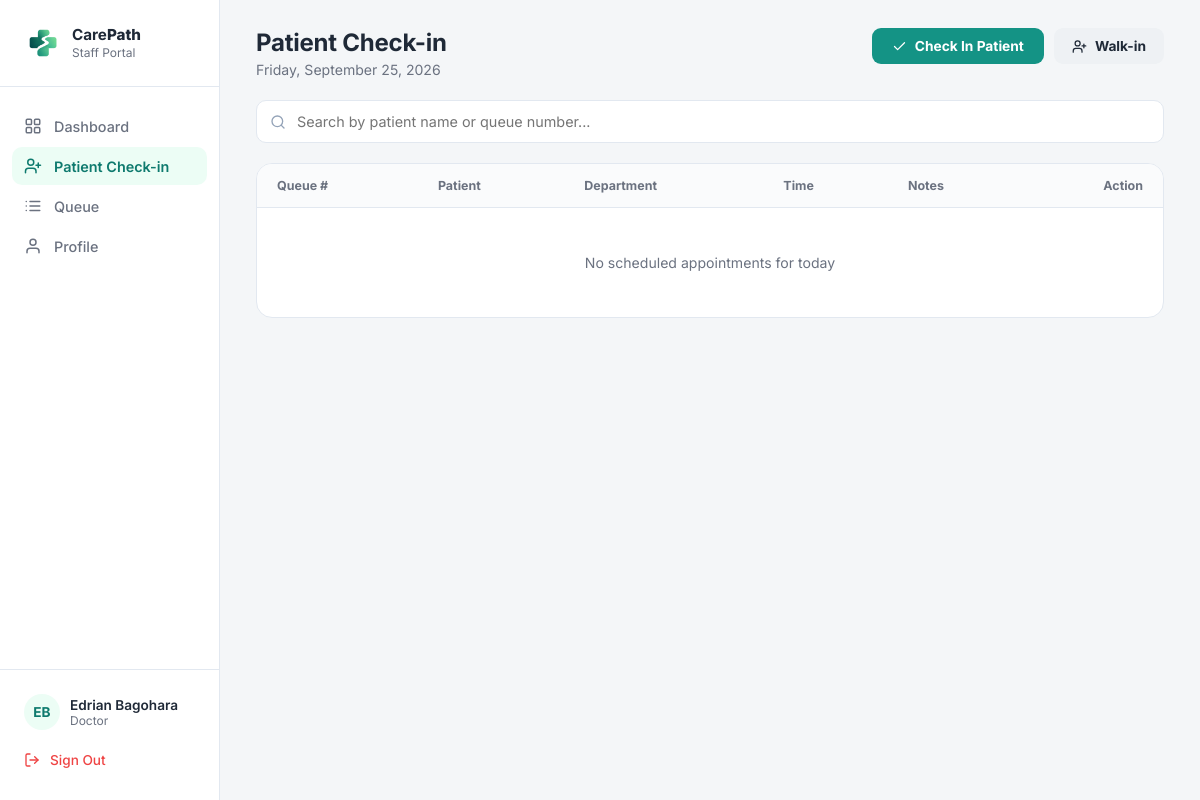
Page /staff/checkIn_patient.php (signed in) on the committed database.
### tables this page shows
CREATE TABLE IF NOT EXISTS `staff` (
  `StaffID` int NOT NULL AUTO_INCREMENT,
  `UserID` int NOT NULL,
  `DepartmentID` int NOT NULL,
  `StaffRole` varchar(50) NOT NULL,
  `Suffix` varchar(20) DEFAULT NULL,
  `Specialization` varchar(100) DEFAULT NULL,
  `AvailabilityStatus` varchar(50) NOT NULL DEFAULT 'Available',
  `DateHired` date DEFAULT NULL,
  `ScheduleStart` time DEFAULT NULL,
  `ScheduleEnd` time DEFAULT NULL,
  `AssignedDays` varchar(100) DEFAULT NULL,
  `AssignedResponsibilities` text,
  `CreatedAt` datetime NOT NULL DEFAULT CURRENT_TIMESTAMP,
  `UpdatedAt` datetime NOT NULL DEFAULT CURRENT_TIMESTAMP ON UPDATE CURRENT_TIMESTAMP,
  PRIMARY KEY (`StaffID`),
  KEY `FK_Staff_Users` (`UserID`),
  KEY `FK_Staff_Departments` (`DepartmentID`)
);

CREATE TABLE IF NOT EXISTS `users` (
  `UserID` int NOT NULL AUTO_INCREMENT,
  `RoleID` int NOT NULL,
  `FirstName` varchar(100) NOT NULL,
  `MiddleName` varchar(100) DEFAULT NULL,
  `LastName` varchar(100) NOT NULL,
  `Email` varchar(191) NOT NULL,
  `Password` varchar(255) NOT NULL,
  `Sex` varchar(13) NOT NULL,
  `DateOfBirth` date DEFAULT NULL,
  `ContactNumber` varchar(20) DEFAULT NULL,
  `Address` text,
  `Status` varchar(50) NOT NULL DEFAULT 'Active',
  `CreatedAt` datetime NOT NULL DEFAULT CURRENT_TIMESTAMP,
  `FailedAttempts` int DEFAULT '0',
  `LockUntil` datetime DEFAULT NULL,
  `ResetToken` varchar(255) DEFAULT NULL,
  `TokenExpiry` datetime DEFAULT NULL,
  `ProfilePhoto` varchar(255) DEFAULT NULL,
  `LastLogin` datetime DEFAULT NULL,
  `ReminderPreference` varchar(20) DEFAULT 'email',
  `ReceiveReminders` tinyint(1) DEFAULT '1',
  PRIMARY KEY (`UserID`),
  UNIQUE KEY `Email` (`Email`),
  KEY `FK_Users_Roles` (`RoleID`)
);

### staff/checkIn_patient.php (the view, shortened to what this page needs)
<?php
require_once __DIR__ . '/../includes/db.php';
$currentUserID = (int) $_SESSION['UserID'];
$appointments = [];
$staffInfoStmt = mysqli_prepare(
    $conn,
    "SELECT s.StaffRole, u.FirstName, u.LastName, u.ProfilePhoto
     FROM staff s
     INNER JOIN users u ON s.UserID = u.UserID
     WHERE s.UserID = ?
     LIMIT 1"
);
mysqli_stmt_bind_param($staffInfoStmt, 'i', $currentUserID);
mysqli_stmt_execute($staffInfoStmt);
$staffInfoResult = mysqli_stmt_get_result($staffInfoStmt);
$staffInfoRow    = mysqli_fetch_assoc($staffInfoResult);
$staffFirstName = $staffInfoRow['FirstName'] ?? ($_SESSION['FirstName'] ?? '');
$staffLastName  = $staffInfoRow['LastName']  ?? ($_SESSION['LastName']  ?? '');
$staffRole      = $staffInfoRow['StaffRole'] ?? 'Staff';
$staffProfilePhoto = $staffInfoRow['ProfilePhoto'] ?? null;
$staffInitials = strtoupper(
    substr($staffFirstName, 0, 1) . substr($staffLastName, 0, 1)
);
$staffName = htmlspecialchars($staffFirstName . ' ' . $staffLastName);
?>
<!DOCTYPE html>
<html lang="en">
<head>
<link rel="stylesheet" href="../assets/css/staff/staff_dashboard.css">
</head>
<body>
<div class="app">
<aside class="sidebar">
    <div class="sidebar-brand">
        <div class="brand-icon">
            <img src="../assets/images/carepath-icon.png" alt="CarePath">
        </div>
        <div class="brand-text">
            <div class="brand-title">Care<strong>Path</strong></div>
            <div class="brand-sub">Staff Portal</div>
        </div>
    </div>
    <ul class="nav-list">
        <li class="nav-item">
            <a href="../staff/staff_dashboard.php" style="text-decoration:none;color:inherit;display:flex;align-items:center;gap:12px;">
                Dashboard
            </a>
        </li>
        <li class="nav-item active">
            <svg viewBox="0 0 24 24" fill="none" stroke="currentColor" stroke-width="2" stroke-linecap="round" stroke-linejoin="round">
                <path d="M16 21v-2a4 4 0 0 0-4-4H6a4 4 0 0 0-4 4v2"/>
                <circle cx="9" cy="7" r="4"/>
                <line x1="19" y1="8" x2="19" y2="14"/>
                <line x1="16" y1="11" x2="22" y2="11"/>
            </svg>
            Patient Check-in
        </li>
        <li class="nav-item">
            <a href="queue.php" style="text-decoration:none;color:inherit;display:flex;align-items:center;gap:12px;">
                <svg viewBox="0 0 24 24" fill="none" stroke="currentColor" stroke-width="2" stroke-linecap="round" stroke-linejoin="round">
                    <path d="M8 6h13M8 12h13M8 18h13M3 6h.01M3 12h.01M3 18h.01"/>
                </svg>
                Queue
            </a>
        </li>
        <li class="nav-item">
            <a href="staff_profile.php" style="text-decoration:none;color:inherit;display:flex;align-items:center;gap:12px;">
                <svg viewBox="0 0 24 24" fill="none" stroke="currentColor" stroke-width="2" stroke-linecap="round" stroke-linejoin="round">
                    <path d="M20 21v-2a4 4 0 0 0-4-4H8a4 4 0 0 0-4 4v2"/>
                    <circle cx="12" cy="7" r="4"/>
                </svg>
                Profile
            </a>
        </li>
    </ul>
    <div class="sidebar-footer">
        <div class="sidebar-user">
            <div class="user-avatar">
                <?php if (!empty($staffProfilePhoto)): ?>
                    <img src="../<?php echo htmlspecialchars($staffProfilePhoto); ?>" alt="Photo">
                <?php else: ?>
                    <?php echo $staffInitials; ?>
                <?php endif; ?>
            </div>
            <div>
                <div class="user-name"><?php echo $staffName; ?></div>
                <div class="user-role"><?php echo htmlspecialchars($staffRole); ?></div>
            </div>
        </div>
        <a class="sign-out" href="../auth/logout.php" onclick="return confirm('Are you sure you want to sign out?');">
            <svg viewBox="0 0 24 24" fill="none" stroke="currentColor" stroke-width="2" stroke-linecap="round" stroke-linejoin="round">
                <path d="M9 21H5a2 2 0 0 1-2-2V5a2 2 0 0 1 2-2h4"/>
                <polyline points="16 17 21 12 16 7"/>
                <line x1="21" y1="12" x2="9" y2="12"/>
            </svg>
            Sign Out
        </a>
    </div>
</aside>
<main class="main">
    <div class="staff-topbar">
        <div class="page-header">
            <h1>Patient Check-in</h1>
            <p><?php echo date('l, F j, Y'); ?></p>
        </div>
        <div class="staff-header-actions">
            <button class="btn-checkin-solid" type="button" onclick="openCheckinModal()">
                <svg viewBox="0 0 24 24" fill="none" stroke="currentColor" stroke-width="2" stroke-linecap="round" stroke-linejoin="round">
                    <polyline points="20 6 9 17 4 12"/>
                </svg>
                Check In Patient
            </button>
            <button class="btn-walkin" type="button" onclick="openWalkinModal()">
                <svg viewBox="0 0 24 24" fill="none" stroke="currentColor" stroke-width="2" stroke-linecap="round" stroke-linejoin="round">
                    <path d="M16 21v-2a4 4 0 0 0-4-4H6a4 4 0 0 0-4 4v2"/>
                    <circle cx="9" cy="7" r="4"/>
                    <line x1="19" y1="8" x2="19" y2="14"/>
                    <line x1="16" y1="11" x2="22" y2="11"/>
                </svg>
                Walk-in
            </button>
        </div>
    </div>
    <div class="staff-search-bar">
        <svg viewBox="0 0 24 24" fill="none" stroke="currentColor" stroke-width="2" stroke-linecap="round" stroke-linejoin="round">
            <circle cx="11" cy="11" r="8"/>
            <line x1="21" y1="21" x2="16.65" y2="16.65"/>
        </svg>
        <input type="text" id="mainSearchInput" placeholder="Search by patient name or queue number..." oninput="filterMainTable()">
    </div>
    <div class="staff-table-wrap">
        <table class="staff-table">
            <thead>
                <tr>
                    <th>Queue #</th>
                    <th>Patient</th>
                    <th>Department</th>
                    <th>Time</th>
                    <th>Notes</th>
                    <th>Action</th>
                </tr>
            </thead>
            <tbody id="appointmentsTableBody">
            <?php if (empty($appointments)): ?>
                <tr class="empty-row">
                    <td colspan="6">No scheduled appointments for today</td>
                </tr>
            <?php endif; ?>
            </tbody>
        </table>
    </div>
</main>
</div>
</body>
</html>

### rows in the picture
staff: UserID.LastName "EB", UserID.LastName "Edrian Bagohara", StaffRole "Doctor"
